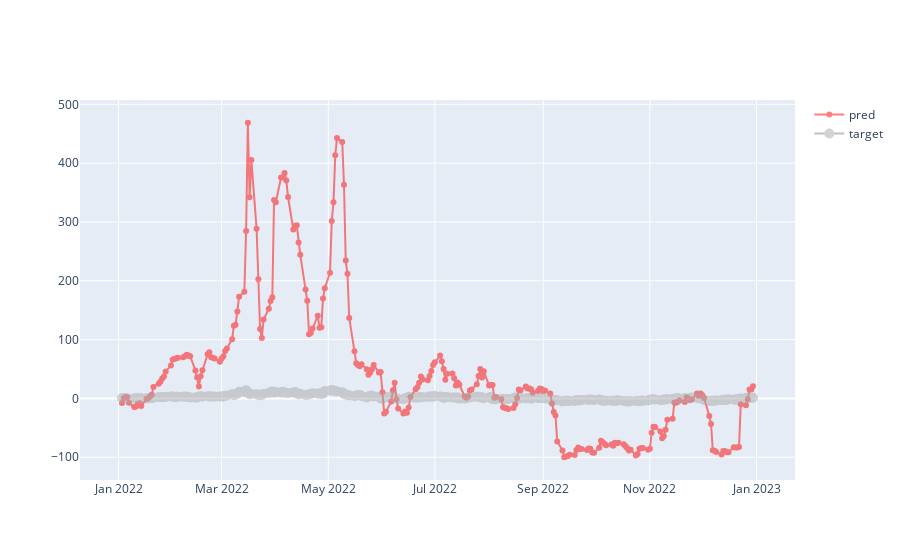
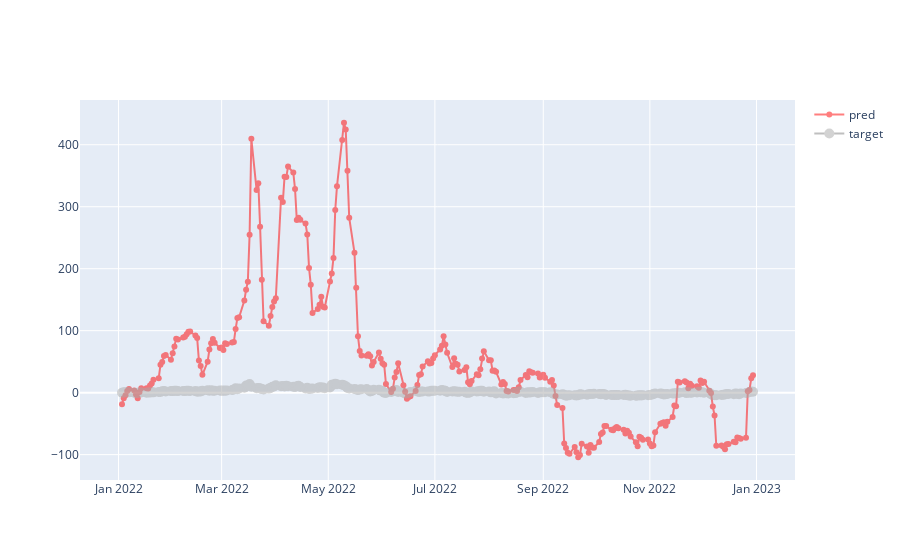

Notebook source saved alongside these figures, in order:
### Markdown cell above
t+3

### Code cell
data2 = data.copy()
data2['F380 M2/M3'] = target.values

all_results = []
all_results.append(results)


for tval in [3, 5]:
    results = get_predictions(data2, t_value=tval, results_folder='experiments/test', test_start='2022-01-01', 
                    test_end='2023-01-01', columns_selection='xgboost', use_features=True, 
                    n_estimators=100, target_features=['rolling', 'zscore', 'rsi'])

    all_results.append(results)

### Figure 1 — Plotly figure (JSON) as saved in the notebook; plotly's stock layout.template omitted (floating-point values rounded to 4 significant figures; data arrays with more than 128 entries replaced by an {"elided": "..."} marker saying what was removed)
{"data": [{"line": {"color": "red", "width": 2}, "mode": "lines+markers", "name": "pred", "opacity": 0.5, "type": "scatter", "x": {"elided": "260 str values"}, "y": {"elided": "260 float values"}}, {"line": {"color": "gray", "width": 2}, "marker": {"color": "darkgray", "size": 10}, "mode": "lines+markers", "name": "target", "opacity": 0.5, "type": "scatter", "x": {"elided": "260 str values"}, "y": {"elided": "260 float values"}}], "layout": {}}

### Figure 2 — Plotly figure (JSON) as saved in the notebook; plotly's stock layout.template omitted (floating-point values rounded to 4 significant figures; data arrays with more than 128 entries replaced by an {"elided": "..."} marker saying what was removed)
{"data": [{"line": {"color": "red", "width": 2}, "mode": "lines+markers", "name": "pred", "opacity": 0.5, "type": "scatter", "x": {"elided": "260 str values"}, "y": {"elided": "260 float values"}}, {"line": {"color": "gray", "width": 2}, "marker": {"color": "darkgray", "size": 10}, "mode": "lines+markers", "name": "target", "opacity": 0.5, "type": "scatter", "x": {"elided": "260 str values"}, "y": {"elided": "260 float values"}}], "layout": {}}
